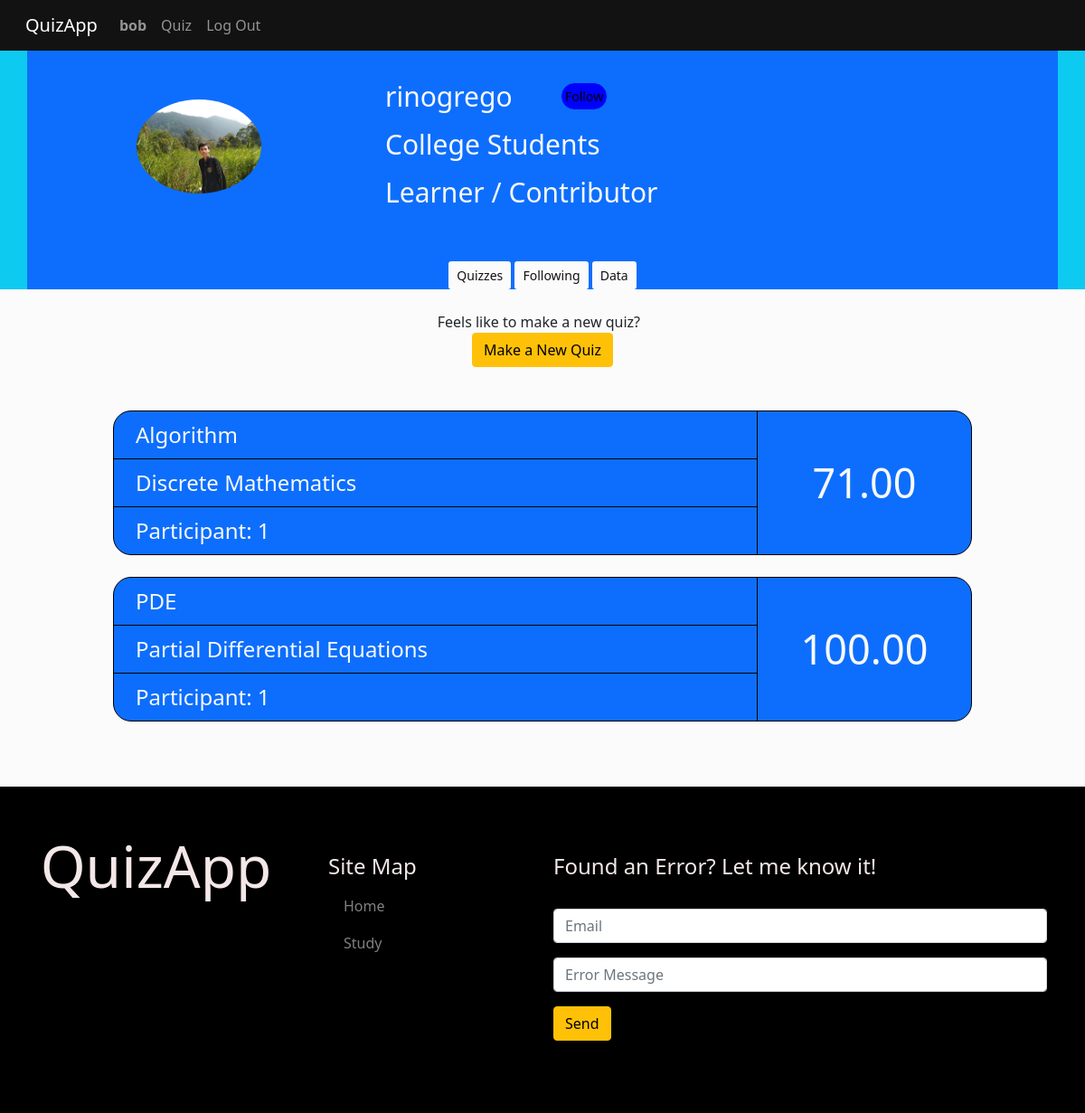
The page /profile/rinogrego (signed in) on the database its author committed.
### quizApp/models.py (models this page shows, shortened)
class User(AbstractUser):
  image = models.ImageField(upload_to='media/profile/', default='media/profile/user.png')
  date = models.DateTimeField(auto_now_add=True)
  year = models.IntegerField(null=True, blank=False)
  follows = models.ManyToManyField("self", related_name="followers", symmetrical=False, blank=True)
  LEVEL_CHOICES = (
    ('O', 'Other'),
    ('C', 'College Students'),
    ('G', 'Graduate'),
    ('W', 'Working'),
  )
  level = models.CharField(max_length=50, choices=LEVEL_CHOICES, default='Other')
  def has_contribution(self):
    if self.quizzes.count() > 0:
      return True
    else:
      return False
  def has_participated(self):
    if self.quizzes_taken.count() > 0:
      return True
    else:
      return False
  def status(self):
    if self.has_participated() == True and self.has_contribution() == True:
      return "Learner / Contributor"
    elif self.has_participated() == True:
      return "Learner"
    elif self.has_contribution() == True:
      return "Contributor"
    else:
      return "Sightseeing"
  def date_mm_dd_yy(self):
    return str(self.date.strftime("%b %d, %Y"))

class Quiz(models.Model):
  slug = models.SlugField(max_length=40, null=True)
  title = models.CharField(max_length=40, null=False, blank=False, default="Untitled")
  creator = models.ForeignKey(User, on_delete=models.CASCADE, related_name="quizzes")
  topic = models.ForeignKey(Topic, on_delete=models.CASCADE, related_name="quizzes")
  date = models.DateTimeField(auto_now_add=True)
  def average_score(self):
    result = Participant.objects.filter(quiz__id=self.id).aggregate(Avg("score"))
    return result["score__avg"]

class Topic(models.Model):
  slug = models.SlugField(max_length=40, default="other")
  title = models.CharField(max_length=40, null=False, blank=False, default="Other")

### quizApp/views.py (the view, shortened to what this page needs)
# urls.py: path("profile/<str:username>", views.profile, name="profile"),
@login_required(login_url='login')
def profile(request, username):
  user = User.objects.get(username=username)
  my_quizzes = Quiz.objects.filter(creator__username=username)
  following_quizzes = Quiz.objects.filter(creator__in=user.follows.all())
  topics = Topic.objects.all()
  try:
    user.followers.get(id=request.user.id)
    follow_status = True
  except:
    follow_status = False
  contributions = []
  for topic in topics:
    if Quiz.objects.filter(creator__username=username, topic=topic).count() != 0:
      contributions.append((topic.title, Quiz.objects.filter(creator__username=username, topic=topic).count()))
  return render(request, "quizApp/profile.html", {
    "User": user,
    "myQuizzes": my_quizzes,
    "followingQuizzes": following_quizzes,
    "Contributions": contributions,
    "Follow_status": follow_status,
  })

### quizApp/templates/quizApp/profile.html (shortened to what this page needs)
{% extends 'quizApp/layout.html' %}
{% block body %}
<div class="main-profile-container bg-info">
  <div class="container bg-primary h-100 text-light">
    <div class="row h-100">
      <div class="col-lg-4 col-md-4 col-sm-5 col-5 d-flex align-items-center">
        <div class="container d-flex justify-content-center">
          {% if request.user.username == User.username %}
          <a href="#" >
            <img src="/{{ User.image }}" alt="{{ User.image }}" height="160" width="140" data-bs-toggle="modal" data-bs-target="#change_profile_pic_modal" class="img-fluid rounded-circle mt-1 border-primary border bg-primary">
          </a>
          {% else %}
          <img src="/{{ User.image }}" alt="{{ User.image }}" height="160" width="140" data-bs-toggle="modal" data-bs-target="#change_profile_pic_modal" class="img-fluid rounded-circle mt-1 border-primary border bg-primary">
          {% endif %}
        </div>
      </div>
      <div class="col-lg-8 col-md-8 col-sm-7 col-7 pt-4 ps-4">
        <div class="row profile-info p-1">
          {{ User.username }}
          {% if request.user.username == User.username %}
          {% else %}
            {% if Follow_status %}
            <div class="btn btn-sm btn-custom-121212 d-flex justify-content-center align-items-center ms-4" style="width: 15%;">
              <a href="{% url 'follow' User.username %}"  class="rounded-pill border p-1 border-warning" id="profile-unfollow">Unfollow</a>
            </div>
            {% else %}
            <div class="btn btn-sm btn-custom-121212 d-flex justify-content-center align-items-center ms-4" style="width: 15%;">
              <a href="{% url 'follow' User.username %}" class="rounded-pill border p-1 border-primary" id="profile-follow">Follow</a>
            </div>
            {% endif %}
          {% endif %}
        </div>
        {% if request.user.username == User.username %}
        <div class="row profile-info p-1" data-bs-toggle="modal" data-bs-target="#change_status_modalx" id="profile-change-status">
          {{ User.get_level_display }}
        </div>
        {% else %}
        <div class="row profile-info p-1">
          {{ User.get_level_display }}
        </div>
        {% endif %}
        <div class="row profile-info p-1">{{ User.status }}</div>
      </div>
      <div class="container d-flex align-items-end">
        <div class="col-lg-6 col-md-8 col-sm-10" style="text-align: center;">
          <div class="btn btn-sm btn-profile" onclick="show_myQuizzes()">Quizzes</div>
          <div class="btn btn-sm btn-profile" onclick="show_followingQuizzes()">Following</div>
          <div class="btn btn-sm btn-profile" onclick="show_data()">Data</div>
        </div>
      </div>
    </div>
  </div>
</div>
<div class="container mt-4 profile-section text-dark">
  <div class="row mb-5">
    <div class="col-lg-3 col-md-2 col-sm-1"></div>
    <div class="col-lg-6 col-md-8 col-sm-10" style="text-align: center;";>
      Feels like to make a new quiz? &nbsp;<br>
      <a href="{% url 'make_quiz' request.user.username %}"> <span> <div class="btn btn-warning">Make a New Quiz</div> </span> </a>
    </div>
    <div class="col-lg-3 col-md-2 col-sm-1"></div>
  </div>
  <div class="row mt-3 profile-myQuizzes-container" style="display: flex;">
  {% for quiz in myQuizzes %}
  <div class="container">
    <div class="row mb-4">
    <div class="col-lg-1 col-md-1 col-sm-1" style="text-align: center;"></div>
    <div class="col-lg-10 col-md-10 col-sm-10 profile-content bg-primary" style="text-align: center;">
      <a href="{% url 'test' quiz.id quiz.slug %}" class="profile-quiz-container-anchor">
      <div class="row text-light">
        <div class="col-lg-9 col-md-9 col-sm-9">
          <div class="row profile-content-judul p-2 display-custom ps-4">{{ quiz.title }}</div>
          <div class="row profile-content-topic p-2 display-custom ps-4">{{ quiz.topic.title }}</div>
          <div class="row profile-content-participant p-2 display-custom ps-4">Participant: {{ quiz.taken_by.count }}</div>
        </div>
        <div class="col-lg-3 col-md-3 col-sm-3 profile-content-avgscr d-flex justify-content-center align-items-center">{{ quiz.average_score | floatformat:2 }}</div>
      </div>
      </a>
    </div>
    <div class="col-lg-1 col-md-1 col-sm-1" style="text-align: center;"></div>
  </div>
  </div>
  {% empty %}
  {% if request.user.username == User.username %}
    <p class="display-6 mt-4 pt-4 d-flex justify-content-center">You haven't made any quizzes yet.</p>
  {% else %}
    <p class="display-6 mt-4 pt-4 d-flex justify-content-center">This account haven't made any quizzes yet.</p>
  {% endif %}
  {% endfor %}
  </div>
</div>
{% endblock %}

### quizApp/templates/quizApp/layout.html (shortened to what this page needs)
{% load static %}
<!DOCTYPE html>
<html lang="en">
    <head>
      <link rel="stylesheet" href="{% static 'bootstrap-5.0.2-dist/css/bootstrap.min.css' %}">
      <link href="{% static 'quizApp/styles1.css' %}" rel="stylesheet">
    </head>
    <body>
        <nav class="navbar sticky-top navbar-expand-lg navbar-dark" style="background-color: #121212;">
          <div class="container-fluid">
            <a class="navbar-brand ps-3" href="{% url 'index' %}">QuizApp</a>
            <div class="collapse navbar-collapse" id="navbarMainPage">
              <ul class="navbar-nav mr-auto ">
                {% if user.is_authenticated %}
                <li class="nav-item">
                  <a class="nav-link" href="{% url 'profile' request.user.username %}"><strong>{{ user.username }}</strong></a>
                </li>
                {% endif %}
                <li class="nav-item">
                  <a class="nav-link" href="{% url 'study' %}">Quiz</a>
                </li>
                {% if user.is_authenticated %}
                <li class="nav-item">
                  <a class="nav-link" href="{% url 'logout' %}">Log Out</a>
                </li>
                {% endif %}
              </ul>
            </div>
          </div>
        </nav>
        {% block body %}
        {% endblock %}
        <footer class="main-footer d-flex align-items-stretch" id="layout-footer" style="display: block;">
          <div class="container">
            <div class="row">
              <div class="col-lg-3 col-md-3 col-6 d-flex justify-content-center align-items-center d-justify-content-md-start align-items-md-start">
                <p class="display-3">QuizApp</p>
              </div>
              <div class="col-lg-3 col-md-3 col-6 fw-2 p-4 ps-5">
                <aside class="footer-widget">
                  <h4>Site Map</h4>
                  <ul class="list-group">
                    <li class="list-group-item list-item-footer"><a href="#">Home</a></li>
                    <li class="list-group-item list-item-footer"><a href="{% url 'study' %}">Study</a></li>
                  </ul>
                </aside>
              </div>
              <div class="col-lg-6 col-md-6 pt-4">
                <aside class="footer-widget">
                  <h4>Found an Error? Let me know it!</h4> <br>
                  <form action="{% url 'index' %}" method="POST" class="form-group">
                    <div class="mb-3">
                      <input type="text" id="error-email" placeholder="Email" class="form-control-md form-control" name="email">
                    </div>
                    <div class="mb-3">
                      <input type="text" id="error-content" placeholder="Error Message" class="form-control-md form-control" name="message">
                    </div>
                    <input type="submit" value="Send" class="btn btn-warning">
                  </form>
                </aside>
              </div>
            </div>
          </div>
        </footer>
    </body>
</html>

### quizApp/static/quizApp/styles1.css (style rules this page uses)
body { background-color: #fbfbfb; overflow-x: hidden; }
.main-profile-container { height: 22vw; }
@media (min-width: 651px) { .profile-info { font-size: 2.5vw; } }
#profile-follow { background-color: blue; text-decoration-line: none; color: black; }
.btn-profile { background-color: #fbfbfb; color: #121212; }
.profile-section { color: white; }
.profile-quiz-container-anchor { text-decoration-line: none; }
.profile-content { border: 1px solid black; border-radius: 20px; }
.profile-content-topic { border-top: 1px solid black; border-bottom: 1px solid black; }
.profile-content-avgscr { font-size: 45px; border-left: 1px solid black; }
.display-custom { font-size: 1.5rem; }
footer { background-color: black; color: rgb(243, 231, 231); padding-top: 50px; height: auto; padding-bottom: 80px; }
.list-item-footer { background-color: black; list-style-type: none; }
.list-item-footer > a { text-decoration-line: none; color: gray; }

### rows shown on the page
User: username "bob"
User: image (picture), username "rinogrego", level "College Students", status "Learner / Contributor"
Quiz: title "Algorithm", topic "Discrete Mathematics", taken_by.count "1", average_score "71.00"
Quiz: title "PDE", topic "Partial Differential Equations", taken_by.count "1", average_score "100.00"
